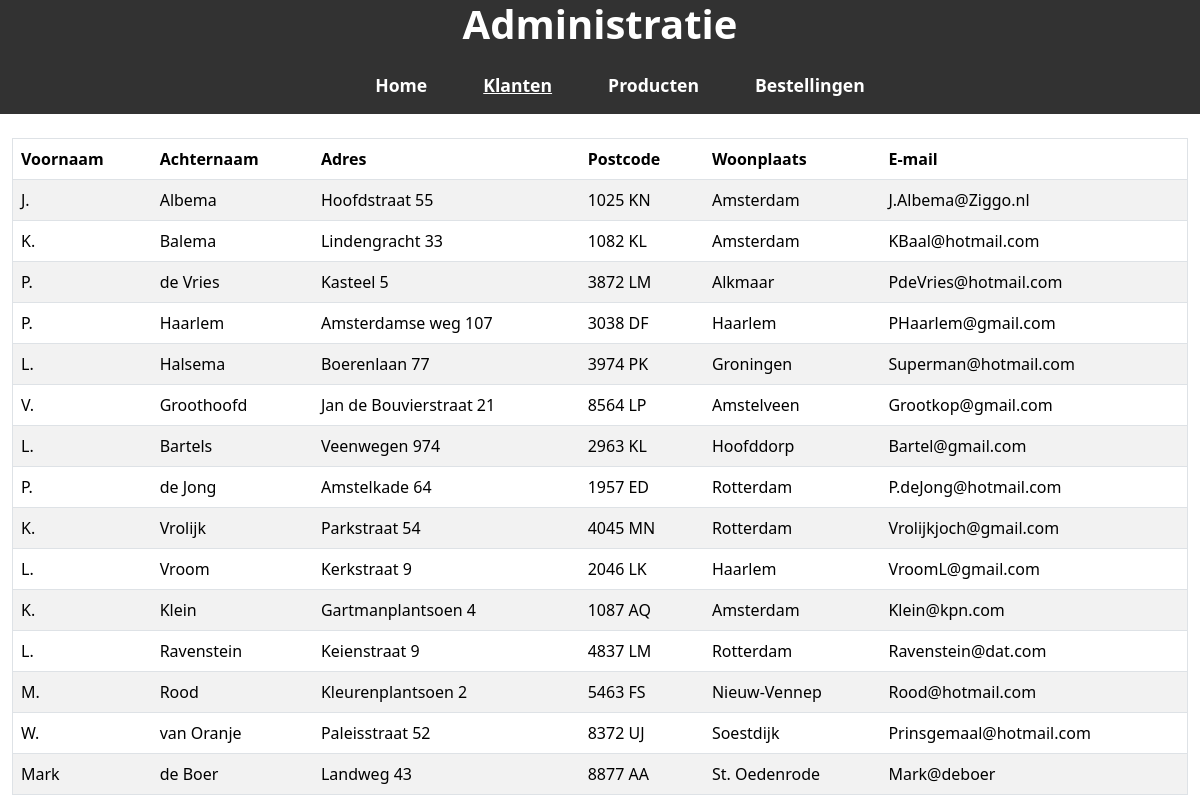
The page / on the database its author committed.
### tables this page shows
CREATE TABLE `customers` (
  `customer_id` int(11) NOT NULL,
  `customer_firstname` varchar(50) NOT NULL,
  `customer_lastname` varchar(50) NOT NULL,
  `customer_address` varchar(50) NOT NULL,
  `customer_zipcode` varchar(7) NOT NULL,
  `customer_city` varchar(50) NOT NULL,
  `customer_email` varchar(50) NOT NULL
);

### Classes/customer.php (called while the page is built, shortened)
<?php
class Customer
{
    public static function haalAlleKlantenOp()
    {
        $conn = Database::start();
        $query = "SELECT * FROM customers";
        $result = $conn->query($query);
        $klanten = [];
        if ($result->num_rows > 0) {
            while ($row = $result->fetch_assoc()) {
                $klant = new Customer();
                $klant->id = $row["customer_id"];
                $klant->firstname = $row["customer_firstname"];
                $klant->lastname = $row["customer_lastname"];
                $klant->address = $row["customer_address"];
                $klant->zipcode = $row["customer_zipcode"];
                $klant->city = $row["customer_city"];
                $klant->email = $row["customer_email"];
                $klanten[] = $klant;
            }
        }
        return $klanten;
    }
}

### index.php (the view, shortened to what this page needs)
<?php
include "Classes/customer.php";
$klanten = Customer::haalAlleKlantenOp();
?>
<!doctype html>
<html lang="en">
<head>
    <link href="https://cdn.jsdelivr.net/npm/bootstrap@5.3.6/dist/css/bootstrap.min.css" rel="stylesheet">
    <link href="css/style.css" rel="stylesheet">
</head>
<body>
    <div class="container-fluid">
        <div class="row" id="titel">
            <div class="col text-center">
                <h1><strong>Administratie</strong></h1>
            </div>
        </div>
        <div class="row">
            <nav class="navbar navbar-expand-lg" id="kleurNav">
                <div class="container-fluid">
                    <div class="collapse navbar-collapse" id="navbarNav">
                        <ul class="navbar-nav mx-auto">
                            <li class="nav-item">
                                <a class="nav-link" href="home.php">Home</a>
                            </li>
                            <li class="nav-item">
                                <a class="nav-link" id="active" href="index.php">Klanten</a>
                            </li>
                            <li class="nav-item">
                                <a class="nav-link" href="products.php">Producten</a>
                            </li>
                            <li class="nav-item">
                                <a class="nav-link" href="orders.php">Bestellingen</a>
                            </li>
                        </ul>
                    </div>
                </div>
            </nav>
        </div>
        <div class="row">
            <div class="col">
                <table id="tabel" border="1" class="table table-striped">
                    <thead>
                        <tr>
                            <th>Voornaam</th>
                            <th>Achternaam</th>
                            <th>Adres</th>
                            <th>Postcode</th>
                            <th>Woonplaats</th>
                            <th>E-mail</th>
                        </tr>
                    </thead>
                    <tbody>
                        <?php foreach ($klanten as $klant): ?>
                            <tr>
                                <td><?= $klant->firstname ?></td>
                                <td><?= $klant->lastname ?></td>
                                <td><?= $klant->address ?></td>
                                <td><?= $klant->zipcode ?></td>
                                <td><?= $klant->city ?></td>
                                <td><?= $klant->email ?></td>
                            </tr>
                        <?php endforeach; ?>
                    </tbody>
                </table>
            </div>
        </div>
    </div>
</body>
</html>

### CSS/style.css (style rules this page uses)
body { background-color: #ffffff; margin: 0; padding: 0; }
#kleurNav, #titel { background-color: #323232; }
h1 { color: #fff; }
#active { text-decoration: underline; font-weight: 700; }
.navbar .nav-link { color: #fff; font-weight: 600; font-size: 1.1rem; transition: color 0.4s; }
.navbar-nav .nav-item { margin-left: 40px; }

### rows shown on the page
customers: customer_firstname "J.", customer_lastname "Albema", customer_address "Hoofdstraat 55", customer_zipcode "1025 KN", customer_city "Amsterdam", customer_email "J.Albema@Ziggo.nl"
customers: customer_firstname "K.", customer_lastname "Balema", customer_address "Lindengracht 33", customer_zipcode "1082 KL", customer_city "Amsterdam", customer_email "KBaal@hotmail.com"
customers: customer_firstname "P.", customer_lastname "de Vries", customer_address "Kasteel 5", customer_zipcode "3872 LM", customer_city "Alkmaar", customer_email "PdeVries@hotmail.com"
customers: customer_firstname "P.", customer_lastname "Haarlem", customer_address "Amsterdamse weg 107", customer_zipcode "3038 DF", customer_city "Haarlem", customer_email "PHaarlem@gmail.com"
customers: customer_firstname "L.", customer_lastname "Halsema", customer_address "Boerenlaan 77", customer_zipcode "3974 PK", customer_city "Groningen", customer_email "Superman@hotmail.com"
customers: customer_firstname "V.", customer_lastname "Groothoofd", customer_address "Jan de Bouvierstraat 21", customer_zipcode "8564 LP", customer_city "Amstelveen", customer_email "Grootkop@gmail.com"
customers: customer_firstname "L.", customer_lastname "Bartels", customer_address "Veenwegen 974", customer_zipcode "2963 KL", customer_city "Hoofddorp", customer_email "Bartel@gmail.com"
customers: customer_firstname "P.", customer_lastname "de Jong", customer_address "Amstelkade 64", customer_zipcode "1957 ED", customer_city "Rotterdam", customer_email "P.deJong@hotmail.com"
customers: customer_firstname "K.", customer_lastname "Vrolijk", customer_address "Parkstraat 54", customer_zipcode "4045 MN", customer_city "Rotterdam", customer_email "Vrolijkjoch@gmail.com"
customers: customer_firstname "L.", customer_lastname "Vroom", customer_address "Kerkstraat 9", customer_zipcode "2046 LK", customer_city "Haarlem", customer_email "VroomL@gmail.com"
customers: customer_firstname "K.", customer_lastname "Klein", customer_address "Gartmanplantsoen 4", customer_zipcode "1087 AQ", customer_city "Amsterdam", customer_email "Klein@kpn.com"
customers: customer_firstname "L.", customer_lastname "Ravenstein", customer_address "Keienstraat 9", customer_zipcode "4837 LM", customer_city "Rotterdam", customer_email "Ravenstein@dat.com"
customers: customer_firstname "M.", customer_lastname "Rood", customer_address "Kleurenplantsoen 2", customer_zipcode "5463 FS", customer_city "Nieuw-Vennep", customer_email "Rood@hotmail.com"
customers: customer_firstname "W.", customer_lastname "van Oranje", customer_address "Paleisstraat 52", customer_zipcode "8372 UJ", customer_city "Soestdijk", customer_email "Prinsgemaal@hotmail.com"
customers: customer_firstname "Mark", customer_lastname "de Boer", customer_address "Landweg 43", customer_zipcode "8877 AA", customer_city "St. Oedenrode", customer_email "Mark@deboer"
